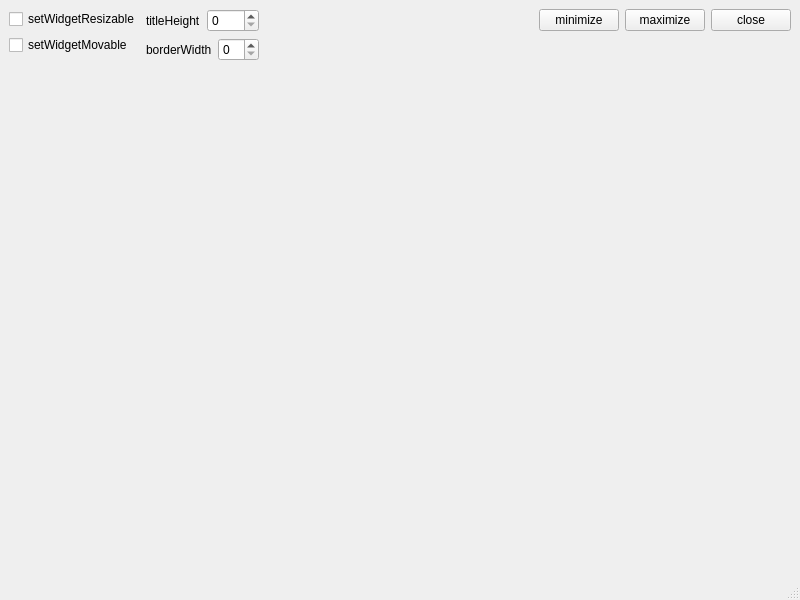
<?xml version="1.0" encoding="UTF-8"?>
<ui version="4.0">
 <class>MainWindow</class>
 <widget class="QMainWindow" name="MainWindow">
  <property name="geometry">
   <rect>
    <x>0</x>
    <y>0</y>
    <width>800</width>
    <height>600</height>
   </rect>
  </property>
  <property name="windowTitle">
   <string>MainWindow</string>
  </property>
  <widget class="QWidget" name="centralwidget">
   <layout class="QHBoxLayout" name="horizontalLayout_4">
    <item>
     <layout class="QVBoxLayout" name="verticalLayout_2">
      <item>
       <widget class="QCheckBox" name="checkBoxWidgetResizable">
        <property name="text">
         <string>setWidgetResizable</string>
        </property>
       </widget>
      </item>
      <item>
       <widget class="QCheckBox" name="checkBoxWidgetMovable">
        <property name="text">
         <string>setWidgetMovable</string>
        </property>
       </widget>
      </item>
      <item>
       <spacer name="verticalSpacer">
        <property name="orientation">
         <enum>Qt::Vertical</enum>
        </property>
        <property name="sizeHint" stdset="0">
         <size>
          <width>20</width>
          <height>40</height>
         </size>
        </property>
       </spacer>
      </item>
     </layout>
    </item>
    <item>
     <layout class="QVBoxLayout" name="verticalLayout">
      <item>
       <layout class="QHBoxLayout" name="horizontalLayout">
        <item>
         <widget class="QLabel" name="label">
          <property name="text">
           <string>titleHeight</string>
          </property>
         </widget>
        </item>
        <item>
         <widget class="QSpinBox" name="spinBoxTitleHeight"/>
        </item>
       </layout>
      </item>
      <item>
       <layout class="QHBoxLayout" name="horizontalLayout_2">
        <item>
         <widget class="QLabel" name="label_2">
          <property name="text">
           <string>borderWidth</string>
          </property>
         </widget>
        </item>
        <item>
         <widget class="QSpinBox" name="spinBoxBorderWidth"/>
        </item>
       </layout>
      </item>
      <item>
       <spacer name="verticalSpacer_2">
        <property name="orientation">
         <enum>Qt::Vertical</enum>
        </property>
        <property name="sizeHint" stdset="0">
         <size>
          <width>20</width>
          <height>40</height>
         </size>
        </property>
       </spacer>
      </item>
     </layout>
    </item>
    <item>
     <spacer name="horizontalSpacer">
      <property name="orientation">
       <enum>Qt::Horizontal</enum>
      </property>
      <property name="sizeHint" stdset="0">
       <size>
        <width>190</width>
        <height>20</height>
       </size>
      </property>
     </spacer>
    </item>
    <item>
     <layout class="QVBoxLayout" name="verticalLayout_3">
      <item>
       <layout class="QHBoxLayout" name="horizontalLayout_3">
        <item>
         <spacer name="horizontalSpacer_2">
          <property name="orientation">
           <enum>Qt::Horizontal</enum>
          </property>
          <property name="sizeHint" stdset="0">
           <size>
            <width>40</width>
            <height>20</height>
           </size>
          </property>
         </spacer>
        </item>
        <item>
         <widget class="QPushButton" name="pushButtonMinimize">
          <property name="text">
           <string>minimize</string>
          </property>
         </widget>
        </item>
        <item>
         <widget class="QPushButton" name="pushButtonMaximize">
          <property name="text">
           <string>maximize</string>
          </property>
         </widget>
        </item>
        <item>
         <widget class="QPushButton" name="pushButtonClose">
          <property name="text">
           <string>close</string>
          </property>
         </widget>
        </item>
       </layout>
      </item>
      <item>
       <spacer name="verticalSpacer_3">
        <property name="orientation">
         <enum>Qt::Vertical</enum>
        </property>
        <property name="sizeHint" stdset="0">
         <size>
          <width>20</width>
          <height>40</height>
         </size>
        </property>
       </spacer>
      </item>
     </layout>
    </item>
   </layout>
  </widget>
  <widget class="QStatusBar" name="statusbar"/>
  <action name="actionNew">
   <property name="text">
    <string>New</string>
   </property>
  </action>
  <action name="actionCut">
   <property name="text">
    <string>Cut</string>
   </property>
  </action>
  <action name="actionExit">
   <property name="text">
    <string>Exit</string>
   </property>
  </action>
 </widget>
 <resources/>
 <connections/>
</ui>
